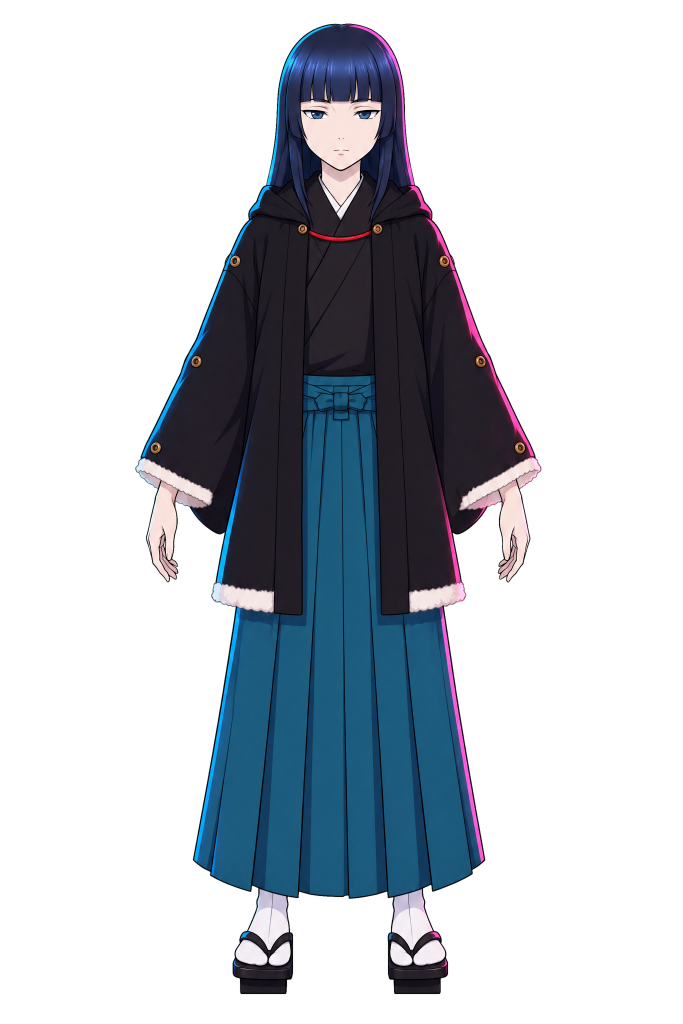
#> input picture projects/tsuzuku/rig/fable_stage/base_stage_keyed.png, 2048 x 3072 px (shown at 1/3 size)
$ python sleeves.py ../base_stage_keyed.png
#> lines starting #> are read from the running program, lines starting #| are printed output that depends on the picture; after the words box and inside, x2 and y2 are one past the last pixel; in counts of white or black regions, pixels touching at a corner belong together
"""Fable's sleeves, from the no-arms companion (her jacket with the sleeves taken off, registered on the base).
A kimono sleeve over a black jacket has no drawn line to cut along, so the sleeve is defined by the drawing itself: what the base
has and the no-arms drawing doesn't (minus the hands and cuffs), grown 30 px into the body so it covers the jacket's side at rest.
  masks: writes seg/sleeve_L.png, seg/sleeve_R.png (run before tools/layers.py)
  jacket: under each sleeve, the jacket layer's pixels become the no-arms drawing's (its drawn side contour, pink rim and line):
          hidden at rest by the sleeve, seen when the sleeve lifts (run after tools/layers.py, before tools/rigbuild.py)
    .venv/bin/python rig/fable_stage/mesh/sleeves.py masks|jacket
"""
import os, sys
import numpy as np
from PIL import Image
from scipy import ndimage as ndi

D = os.path.dirname(os.path.abspath(__file__)); P = lambda *a: os.path.join(D, *a)
rgba = lambda p: np.array(Image.open(p).convert('RGBA'))
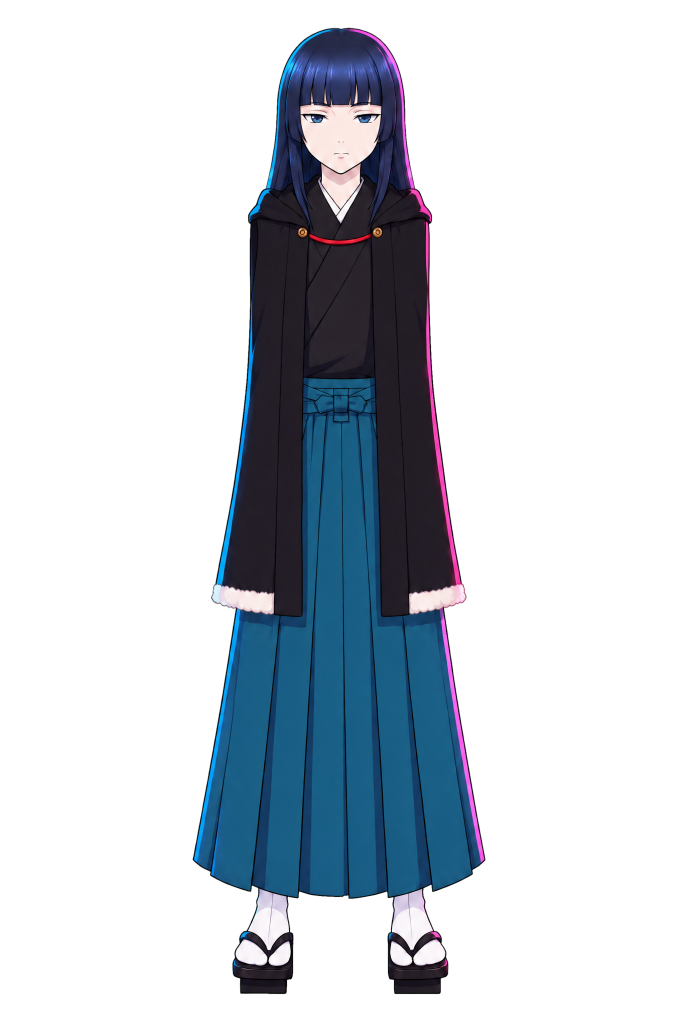
#> input picture projects/tsuzuku/rig/fable_stage/mesh/under/noarms_al.png, 2048 x 3072 px (shown at 1/3 size)


def sleeve_zone():
    B, N = rgba(P('..', 'base_stage_keyed.png')), rgba(P('under', 'noarms_al.png'))
#> B is the input picture: shape (3072, 2048, 4); mean R, G, B, A 21.6, 39.5, 43, 81.1
#> N is the input picture: shape (3072, 2048, 4); mean R, G, B, A 21.6, 53, 56.5, 66.9
    ba, na = B[..., 3] > 128, N[..., 3] > 128
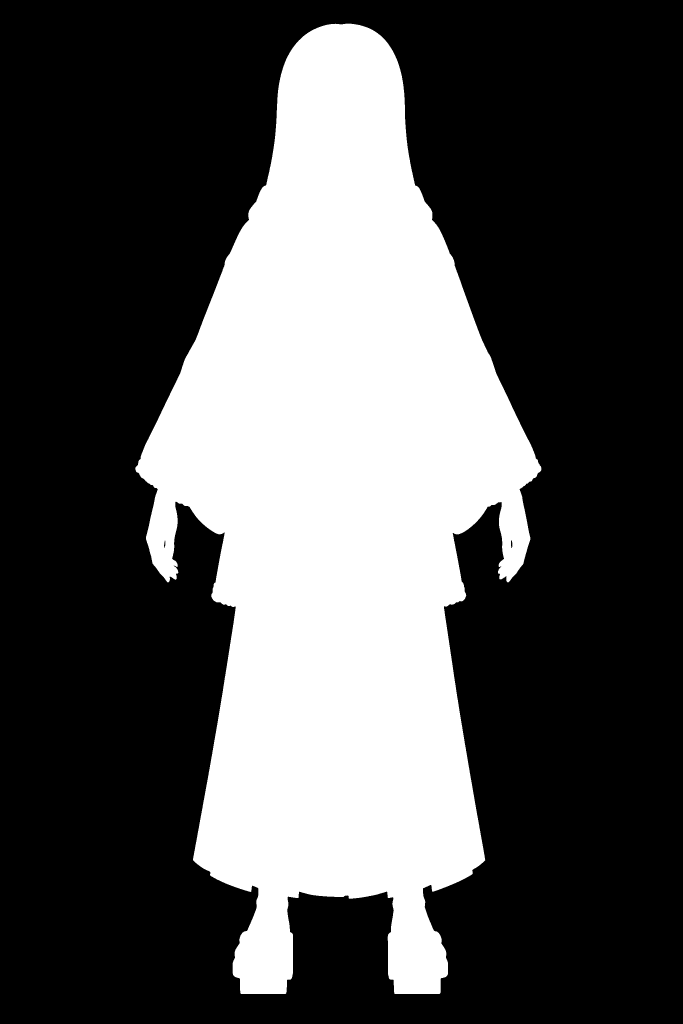
#> ba: shape (3072, 2048) bool (shown at 1/3 size); 31.8% white; 1 white region, box (x1, y1, x2, y2) and area: (406, 71, 1624, 2982) 2001476
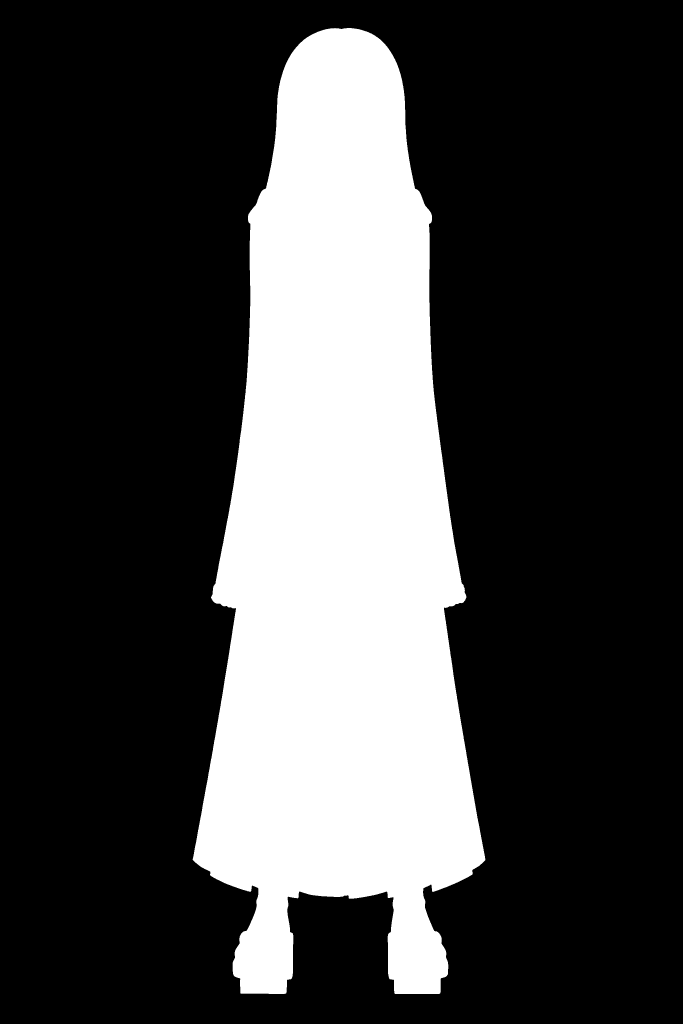
#> na: shape (3072, 2048) bool (shown at 1/3 size); 26.2% white; 1 white region, box (x1, y1, x2, y2) and area: (578, 84, 1456, 2982) 1651028
    zone = np.zeros_like(ba); zone[700:1800] = True
    hc = np.zeros_like(ba)
#> (the run stopped early here; a loop or call above may not have finished)
